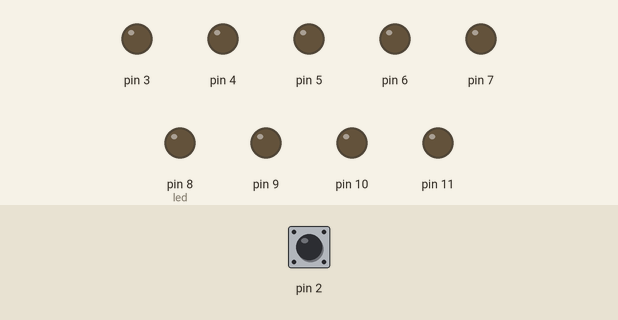
This sketch was run on a simulated Arduino Uno, built with avr-gcc and run on an emulated ATmega328P. Shown: output pins drawn as LEDs (lit = HIGH). Inputs (shaded band) come from the test bench; at power-on: pin 2 LOW.

Above: at 1.2 s.
1.3 s: pin 2 pulled LOW for 0.15 s
At 1.55 s:
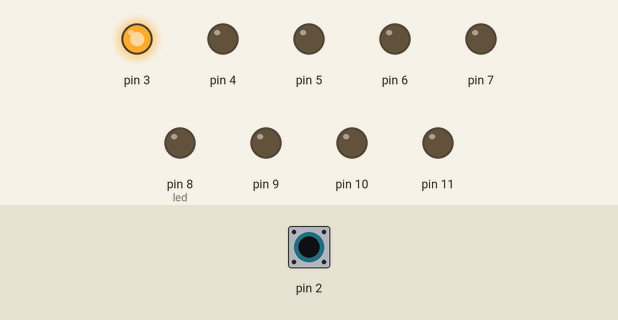
At 1.95 s:
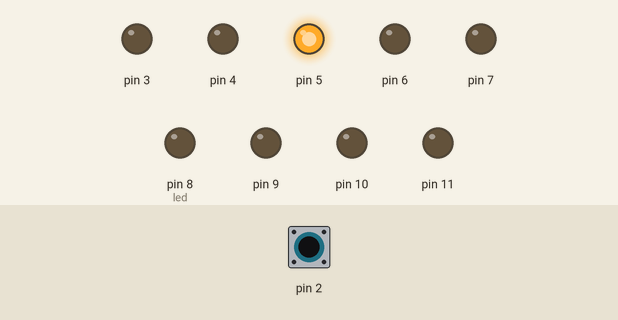
Timing chart, 0 to 4.7 s (numbered marks = the images above; inputs shaded):
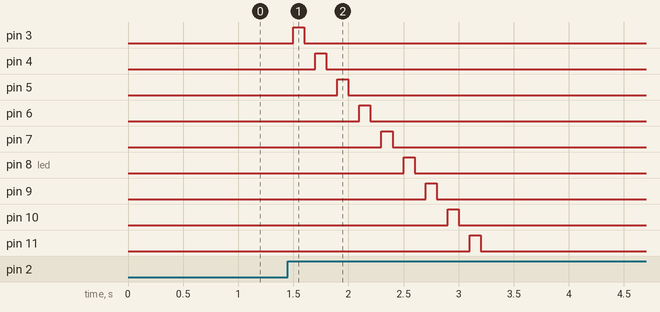

Measured:
- after the input at 1.3 s, pin 3: LOW → HIGH after 0.20 s, → LOW 0.10 s later; pin 4: LOW → HIGH after 0.40 s, → LOW 0.10 s later; pin 5: LOW → HIGH after 0.60 s, → LOW 0.10 s later; pin 6: LOW → HIGH after 0.80 s, → LOW 0.10 s later; pin 7: LOW → HIGH after 1.0 s, → LOW 0.10 s later

The sketch:

Implementing-Timer-Interrupts.ino
```cpp
/////////////////////////////////////////////////////////////////////////
//This Code Has been generated by Abhiyanta Community, India
//Email: abhiyanta.ind@gmail.com
//Git Hub: https://github.com/Abhiyanta-Community
//////////////////////////////////////////////////////////////////////////
int i=0;
int j=0;

void setup() {
   DDRB = B00001111;    // led pin configauration pin 3-11, button pin-2
   DDRD = B11111000;    //(DDRD /DDRB = Data Direction register PortD/PortB )


//////////////////////////-->External Interrupt<--//////////////////////////////
   // set pin-2 to pull-up input
   PORTD |= (1<<2);     //pull-up pin-2. (PORTD = The Port B Data Register)

   //Low level of INT0 generates interrupt
   //when ISC01 and ISC00 are 0 then = LOW level
   EICRA = 0x02;        //(EICRA = External Interrupt Control Register A)

   //enable interrupt for INT0
   EIMSK = 0x01;        //(EIMSK = External Interrupt Mask Register)
///////////////////////////////////////////////////////////////////////////////


//////////////////////////-->Timer Interrupt<--////////////////////////////////
   //reset Timer counter Reg A
   TCCR1A = 0x00;       //(TCCR1A = Timer/Counter1 Control Register A)

   //set prescaler of 256
   TCCR1B = B00000100;  //(TCCR1B = Timer/Counter1 Control Register B)

   //Reset Timer
   TCNT1 = 0;           //(TCNT = Timer/Counter1)

   //Set compare value
   //(OCR1A = Output Compare Register A)
   OCR1A = 6250;        //time 100ms=6250    t=100ms, f=10Hz  (16Mhz/(256*10)) = 6250

   //Enabel timer1 comper interrupt
   //(TIMSK1 = Timer/Counter1 Interrupt Mask Register)
   //TIMSK1 |= B00000010;  //Enabel timer1 comper interrupt
     TIMSK1 = B00000000;   //Disable timer1 comper interrupt
////////////////////////////////////////////////////////////////////////////////

   sei(); //Enable globle interrupt
}


void loop()
{

}

ISR(INT0_vect) //Interrupt Service Routine
{
    TIMSK1 = B00000010; //Enabel timer1 comper interrupt
    OCR1A = 6250;       //Set comper match interrupt value
}


ISR(TIMER1_COMPA_vect)
{
   TCNT1 = 0;          //Reser Timer1
   abc(); // calling abc function
}

void led()    // led function for led sequnce
{     cl();   // clear the led
      i++;
      if(i <=6 ) // when the loop rotating first PORTD pins control by this IF statment
      {
      PORTD |= (1 << i+1);  //i+2 because bit start from 2
      }
      if(i>=7 && i<=11) // when the loop rotating first PORTB pins control by this IF statment
      {
      PORTB |= (1 << i-7);  // i-7 because bit start from 0
      }

    if(i==11) // for when sequnce was complited then stated from first led
    {
      i=0;
      TIMSK1 = B00000000;   //Disable timer1 comper interrupt
    }
}

void cl(){   // for the clear the bit
     PORTD = B00000000;
     PORTB = B00000000;
}


//////////////////////////////////////////////////////
//function:-abc()
//when first output compare interrupt was genereted then first
//time led will be glow for next 100ms but when secound time output
//compare interrupt was genereted then led will low for 100ms and
//its running in loop
/////////////////////////////////////////////////////
void abc()   //
{
  if(j==0)
   {
    led();
   j=1;
   }
   else{
    j=0;
    cl();
   }
}
```
